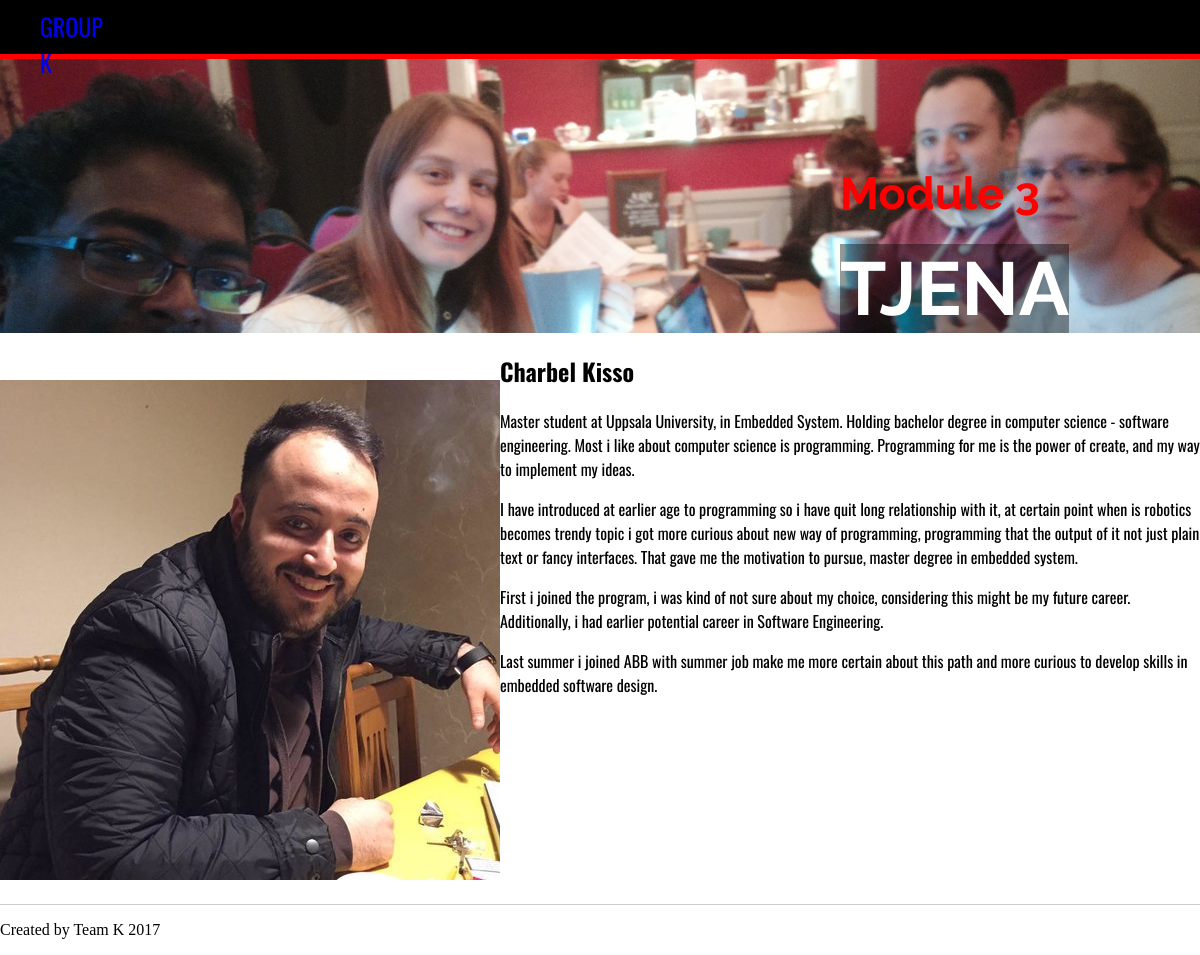
The page /index.php?id=4 on the database its author committed.
### tables this page shows
CREATE TABLE IF NOT EXISTS `info` (
  `id` int(11) NOT NULL AUTO_INCREMENT,
  `name` varchar(30) NOT NULL,
  `desc` text NOT NULL,
  PRIMARY KEY (`id`)
);

### application/models/model_about.php (called while the page is built)
<?php
class Model_About extends Model
{
	public function get_data($param)
	{
	$dbhost = "localhost";
  $dbuser = "root";
  $dbpassword = "asdrt145";
  $dbname = "advancedproject";
  $link = mysqli_connect($dbhost, $dbuser, $dbpassword, $dbname);
  $result= "SELECT * FROM info";
  $result.=' where id = "'.$param.'" ';
  $res = mysqli_query($link,$result);
  return $res;
	}
}

### application/controllers/controller_about.php (called while the page is built, shortened)
<?php
class Controller_About extends Controller
{
	function __construct()
	{
		$this->model = new Model_About();
		$this->view = new View();
	}
	function action_profile($param)
	{
		$data = $this->model->get_data($param);
		$this->view->generate('about_view.php', 'template_view.php', $data);
	}
}

### application/bootstrap.php (called while the page is built, shortened)
<?php
Route::start();

### index.php (called while the page is built, shortened)
<?php
require_once 'application/bootstrap.php';

### application/core/view.php (called while the page is built)
<?php
class View
{
	function generate($content_view, $template_view, $data = null)
	{
		include 'application/views/'.$template_view;
	}
}

### application/views/about_view.php (the view, shortened to what this page needs)
<?php
	while($row = mysqli_fetch_array($data))
	{
		echo'<div class="imgg" >';
		echo'<img src="/images/'.$row['id'].'.jpg">';
echo'</div>';
echo'<div id="content2">';
			echo '<h2>'.$row['name'].'</h2>';
			echo '<p>'.$row['desc'].'</p>';
	} ?>
		</div>

### css/styles.css (style rules this page uses)
body { margin: 0; }
#content2 { font-family: 'Oswald', sans-serif; margin-left: 40%; }
.imgg { padding: 47px 0 0 0; text-align: right; float:left; }

### rows shown on the page
info: name "Charbel Kisso", desc "Master student at Uppsala University, in Embedded System. Holding bachelor degree in computer science - software engineering. Most i like about computer science is programming. Programming for me is the power of create, and my way to implement my ideas. I have introduced at earlier age to programming so i have quit long relationship with it, at certain point when is robotics becomes trendy topic i got more curious about new way of programming, programming that the output of it not just plain text or fancy interfaces. That gave me the motivation to pursue, master degree in embedded system. First i joined the program, i was kind of not sure about my choice, considering this might be my future…"
